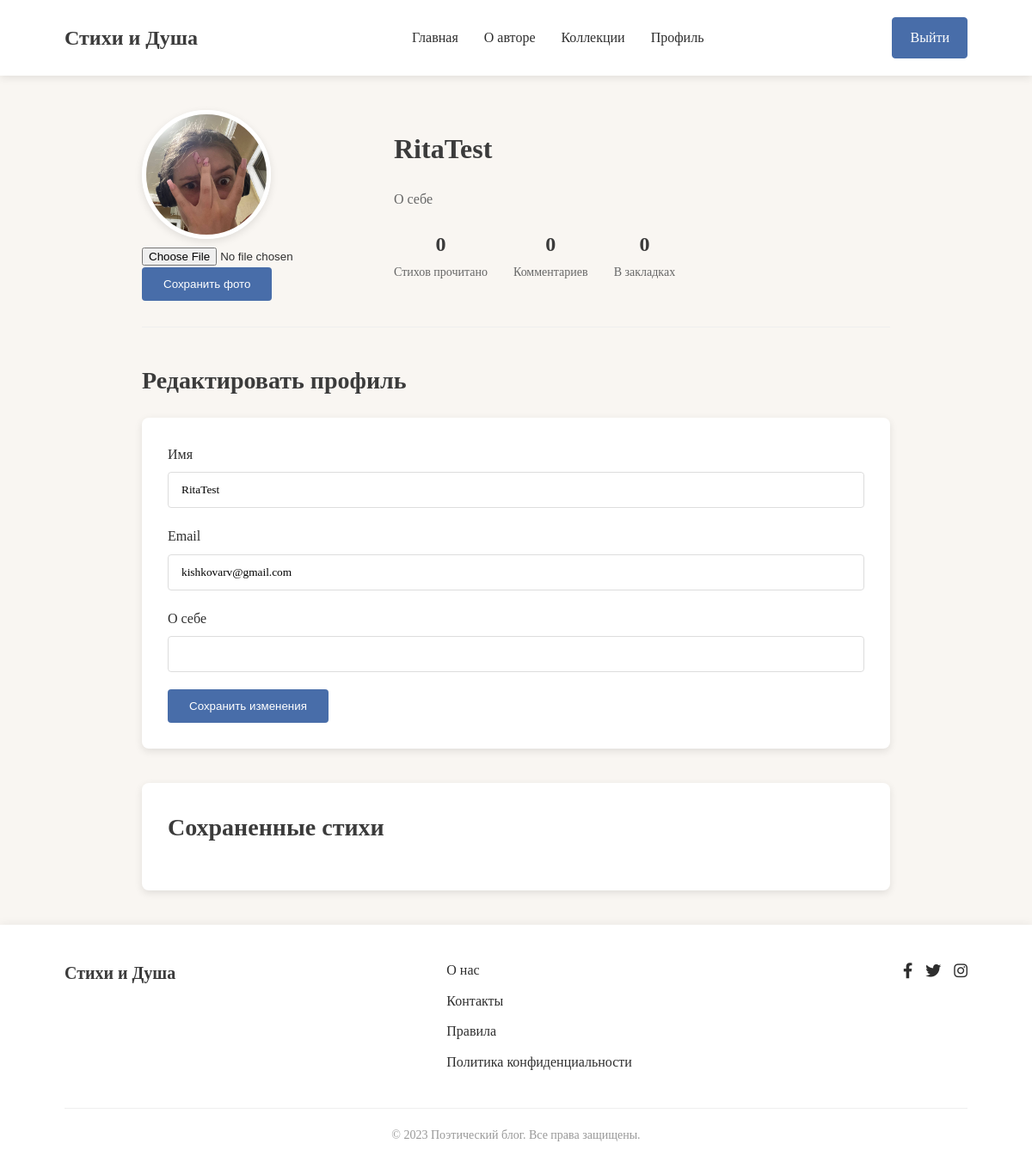
/users/profile/ (signed in), run on an earlier commit of the app's database.
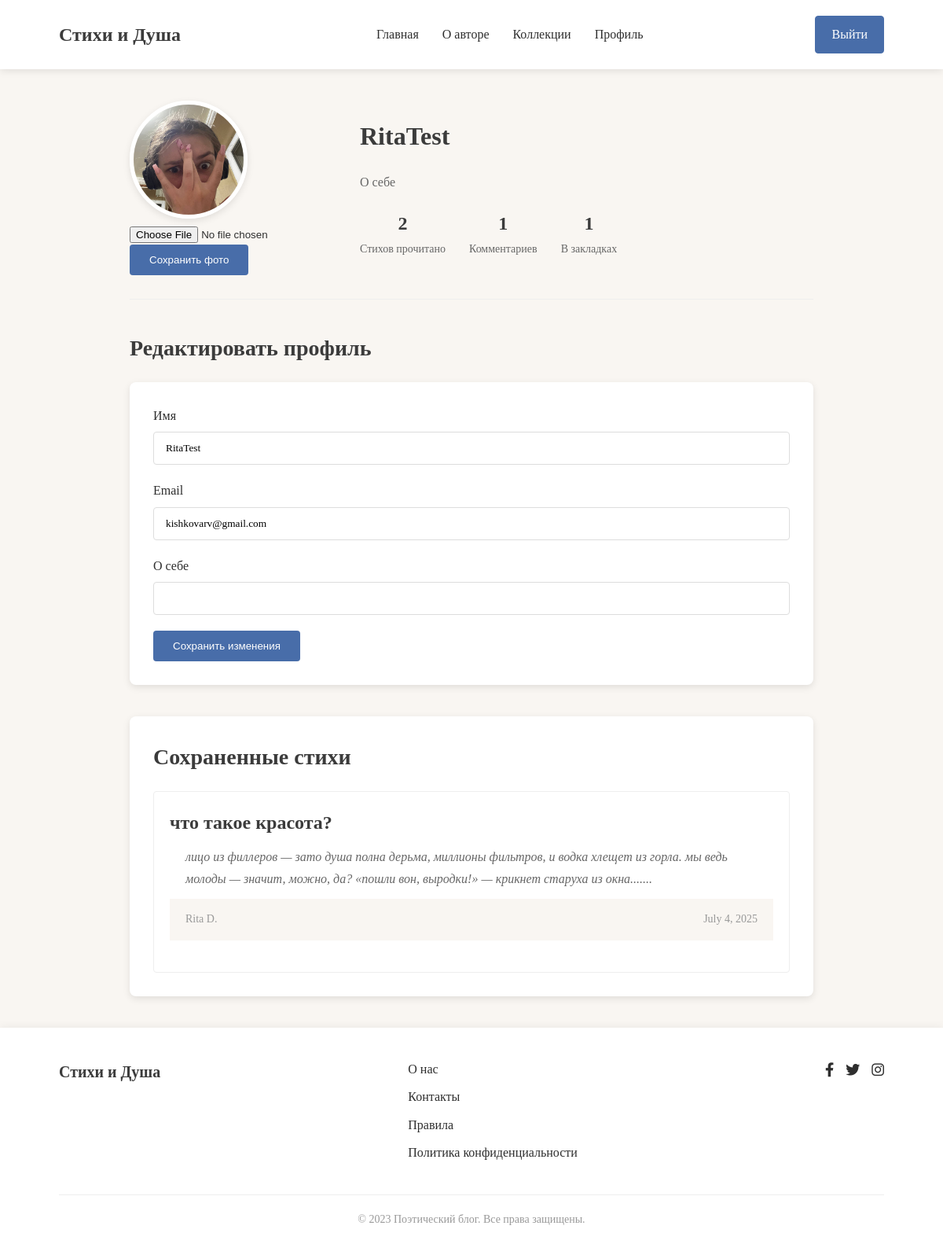
And on a later commit of the database.
### users/models.py (models this page shows)
class User(AbstractUser):
    image = models.ImageField(upload_to='avatars/', blank=True, null=True, default='avatars/author.jpg')
    about_me = models.TextField(null=True, blank=True)

### show/models.py (models this page shows, shortened)
class SavePoem(models.Model):
    poem = models.ForeignKey(to=Poem, on_delete=models.CASCADE, related_name='save_poems')
    user = models.ForeignKey(to=User, on_delete=models.CASCADE, related_name='save_poems')

class Poem(models.Model):
    title = models.CharField(max_length=120)
    text = models.TextField()
    category = models.ForeignKey(to=Category, on_delete=models.CASCADE, related_name='poems')
    date_public = models.DateTimeField(auto_now_add=True)
    like = models.ManyToManyField(to=User, related_name="poems", blank=True)
    reads = models.ManyToManyField(to=User, related_name="reads")
    def text_poem(self):
        dot = self.text.count('.')
        if dot > 1:
            total = self.text.find('.')
            total_str = self.text.find('.', total + 1)
            return f"{self.text[0:total_str + 1]}..."
        else:
            return self.text

### users/views.py (the view)
# urls.py: path('profile/', views.profile, name="profile"),
@login_required
def profile(request):
    if request.method == "POST":
        form = ProfileForm(request.POST, request.FILES, instance=request.user)
        if form.is_valid():
            form.save()
            return redirect('index')
    else:
        form = ProfileForm(instance=request.user)
    context = {
        'form' : form,
        'save_poems' : SavePoem.objects.filter(user=request.user)
    }
    return render(request, 'users/profile.html', context)

### users/forms.py
class ProfileForm(UserChangeForm):
    username = forms.CharField(widget=forms.TextInput())
    email = forms.EmailField(widget=forms.EmailInput(attrs={
        'readonly' : True
    }))
    about_me = forms.CharField(widget=forms.TextInput())
    image = forms.ImageField(widget=forms.FileInput())
    class Meta:
        model = User
        fields = ('username', 'email', 'about_me', 'image')

### users/templates/users/profile.html (shortened to what this page needs)
{% extends "users/base.html" %}
{% load static %}
{% block main %}
    <main class="main profile-page">
        <div class="container">
            <section class="profile-header">
                <div class="profile-avatar">
                    <img
                    src="{{ user.image.url }}"
                    alt="Аватар пользователя">
                <form action="{% url 'users:profile' %}" method="POST" enctype="multipart/form-data">
                    <div class="block_change">{{ form.image }}</div>
                    <button type="submit" class="btn btn-save">Сохранить фото</button>
                </form>
                </div>
                <div class="profile-info">
                    <h1>{{ user.username }}</h1>
                    <p class="profile-bio">{% if user.about_me %}{{ user.about_me }}{% else %}О себе{% endif %}</p>
                    <div class="profile-stats">
                        <div class="stat">
                            <span class="stat-number">{{ user.reads.all.count }}</span>
                            <span class="stat-label">Стихов прочитано</span>
                        </div>
                        <div class="stat">
                            <span class="stat-number">{{ user.comment.count }}</span>
                            <span class="stat-label">Комментариев</span>
                        </div>
                        <div class="stat">
                            <span class="stat-number">{{ user.save_poems.count }}</span>
                            <span class="stat-label">В закладках</span>
                        </div>
                    </div>
                </div>
            </section>
            <section class="profile-edit">
                <h2>Редактировать профиль</h2>
                <form class="edit-form" action="{% url "users:profile" %}" method="POST">
                    <div class="form-group">
                        <label for="{{ form.username.id_for_label }}">Имя</label>
                        {{ form.username }}
                    </div>
                    <div class="form-group">
                        <label for="{{ form.email.id_for_label }}">Email</label>
                        {{ form.email }}
                    </div>
                    <div class="form-group">
                        <label for="{{ form.about_me.id_for_label }}">О себе</label>
                        {{ form.about_me }}
                    </div>
                    <button type="submit" class="btn btn-save">Сохранить изменения</button>
                </form>
            </section>
            <section class="favorite-poems">
                <h2>Сохраненные стихи</h2>
                <div class="poem-list">
                    {% for poem in save_poems %}
                        <div class="poem-item">
                            <h3><a href="{% url "show:poem" poem.poem.id %}">{{ poem.poem.title }}</a></h3>
                            <p class="poem-excerpt">{{ poem.poem.text_poem }}...</p>
                            <div class="poem-meta">
                                <span class="author">Rita D.</span>
                                <span class="date">{{ poem.poem.date_public.date }}</span>
                            </div>
                        </div>
                    {% endfor %}
                </div>
            </section>
        </div>
    </main>
{% endblock main %}

### users/templates/users/base.html (shortened to what this page needs)
{% load static %}
<!DOCTYPE html>
<html lang="ru">
<head>
    <link rel="stylesheet" href="{% static "css/style.css" %}">
    <link rel="stylesheet" href="https://cdnjs.cloudflare.com/ajax/libs/font-awesome/6.0.0-beta3/css/all.min.css">
</head>
<body>
    <header class="header">
        <div class="container">
            <div class="header-inner">
                <div class="logo">
                    <a href="{% url "index" %}">Стихи и Душа</a>
                </div>
                <nav class="nav">
                    <ul>
                        <li><a href="{% url "index" %}">Главная</a></li>
                        <li><a href="#">О авторе</a></li>
                        <li><a href="#">Коллекции</a></li>
                        {% if user.is_authenticated %}
                            <li><a href="{% url "users:profile" %}">Профиль</a></li>
                        {% endif %}
                    </ul>
                </nav>
                <div class="auth">
                    {% if not user.is_authenticated %}
                        <a href="{% url "users:login" %}" class="btn btn-login">Войти</a>
                        <a href="{% url "users:sign" %}" class="btn btn-signup">Регистрация</a>
                    {% else %}
                        <a href="{% url "users:logout" %}" class="btn btn-signup">Выйти</a>
                    {% endif %}
                </div>
            </div>
        </div>
    </header>
    {% block main %}
    {% endblock main %}
    <footer class="footer">
        <div class="container">
            <div class="footer-inner">
                <div class="footer-logo">
                    <a href="index.html">Стихи и Душа</a>
                </div>
                <div class="footer-links">
                    <ul>
                        <li><a href="#">О нас</a></li>
                        <li><a href="#">Контакты</a></li>
                        <li><a href="#">Правила</a></li>
                        <li><a href="#">Политика конфиденциальности</a></li>
                    </ul>
                </div>
                <div class="footer-social">
                    <a href="#"><i class="fab fa-facebook-f"></i></a>
                    <a href="#"><i class="fab fa-twitter"></i></a>
                    <a href="#"><i class="fab fa-instagram"></i></a>
                </div>
            </div>
            <div class="copyright">
                &copy; 2023 Поэтический блог. Все права защищены.
            </div>
        </div>
    </footer>
</body>
</html>

### frontend/css/style.css (style rules this page uses)
:root { --bg-color: #F9F6F2; --text-color: #2E2E2E; --heading-color: #3B3B3B; --accent-color: #C18C5D; --button-color: #486DA9; --category-color: #E7D8C1; }
* { margin: 0; padding: 0; box-sizing: border-box; }
body { font-family: 'Georgia', serif; background-color: var(--bg-color); color: var(--text-color); line-height: 1.6; }
a { text-decoration: none; color: var(--button-color); transition: color 0.3s; }
img { max-width: 100%; height: auto; }
.container { width: 90%; max-width: 1200px; margin: 0 auto; padding: 0 15px; }
.btn { display: inline-block; padding: 10px 20px; border-radius: 4px; font-weight: 500; transition: all 0.3s; }
.btn-signup { background-color: var(--button-color); color: white; border: 1px solid var(--button-color); }
.header { background-color: white; box-shadow: 0 2px 10px rgba(0, 0, 0, 0.1); position: sticky; top: 0; z-index: 100; }
.header-inner { display: flex; justify-content: space-between; align-items: center; padding: 20px 0; }
.logo a { font-size: 24px; font-weight: 700; color: var(--heading-color); font-family: 'Times New Roman', serif; }
.nav ul { display: flex; list-style: none; }
.nav ul li { margin-left: 30px; }
.nav ul li a { color: var(--text-color); font-weight: 500; }
.auth { display: flex; gap: 15px; }
.main { padding: 40px 0; }
h1, h2, h3, h4 { color: var(--heading-color); margin-bottom: 20px; font-weight: 600; }
h1 { font-size: 32px; }
h2 { font-size: 28px; }
h3 { font-size: 24px; }
.poem-meta { display: flex; justify-content: space-between; padding: 15px 20px; background-color: var(--bg-color); font-size: 14px; color: #666; }
.poem-excerpt { padding: 0 20px; margin-bottom: 20px; color: var(--text-color); line-height: 1.8; }
.poem-meta { margin-bottom: 20px; }
.profile-page { max-width: 1000px; margin: 0 auto; }
.profile-header { display: flex; align-items: center; gap: 40px; margin-bottom: 40px; padding-bottom: 30px; border-bottom: 1px solid #eee; }
.profile-avatar img { width: 150px; height: 150px; border-radius: 50%; object-fit: cover; border: 5px solid white; box-shadow: 0 3px 10px rgba(0, 0, 0, 0.1); }
.profile-bio { color: #666; margin-bottom: 20px; }
.profile-stats { display: flex; gap: 30px; }
.stat { text-align: center; }
.stat-number { display: block; font-size: 24px; font-weight: 600; color: var(--heading-color); }
.stat-label { font-size: 14px; color: #666; }
.edit-form { background-color: white; padding: 30px; border-radius: 8px; box-shadow: 0 3px 10px rgba(0, 0, 0, 0.1); margin-bottom: 40px; }
.form-group { margin-bottom: 20px; }
.form-group label { display: block; margin-bottom: 8px; font-weight: 500; }
.form-group input, .form-group textarea { width: 100%; padding: 12px 15px; border: 1px solid #ddd; border-radius: 4px; font-family: inherit; }
.btn-save { background-color: var(--button-color); color: white; border: none; padding: 12px 25px; }
.favorite-poems { background-color: white; padding: 30px; border-radius: 8px; box-shadow: 0 3px 10px rgba(0, 0, 0, 0.1); }
.poem-list { display: grid; gap: 20px; }
.poem-item { padding: 20px; border: 1px solid #eee; border-radius: 4px; }
.poem-item h3 { margin-bottom: 10px; }
.poem-item h3 a { color: var(--heading-color); }
.poem-excerpt { color: #666; margin-bottom: 10px; font-style: italic; }
.poem-meta { font-size: 14px; color: #999; }
.poem-meta .author { margin-right: 15px; }
.footer { background-color: white; padding: 40px 0 20px; box-shadow: 0 -2px 10px rgba(0, 0, 0, 0.05); }
.footer-inner { display: flex; justify-content: space-between; margin-bottom: 30px; }
.footer-logo a { font-size: 20px; font-weight: 700; color: var(--heading-color); }
.footer-links ul { list-style: none; }
.footer-links li { margin-bottom: 10px; }
.footer-links a { color: var(--text-color); }
.footer-social { display: flex; gap: 15px; }
.footer-social a { color: var(--text-color); font-size: 18px; }
.copyright { text-align: center; color: #999; font-size: 14px; padding-top: 20px; border-top: 1px solid #eee; }
.poem-card, .poem-full, .comment, .profile-header, .auth-form-container { animation: fadeIn 0.6s ease-out forwards; }
.btn { transition: all 0.3s ease; }
.nav a { position: relative; }
.nav a::after { content: ''; position: absolute; width: 0; height: 2px; bottom: -5px; left: 0; background-color: var(--accent-color); transition: width 0.3s ease; }

What changed in the data, as far as the page shows it:
computed for User "RitaTest": reads.all.count "0" → "2"; comment.count "0" → "1"; save_poems.count "0" → "1"
added SavePoem: poem "что такое красота?", poem.text_poem "лицо из филлеров — зато душа полна дерьма, миллионы фильтров, и водка хлещет из горла. мы ведь молоды — значит, можно, да? «пошли вон, выродки!» — крикнет старуха из окна....", poem.date_public "July 4, 2025"
